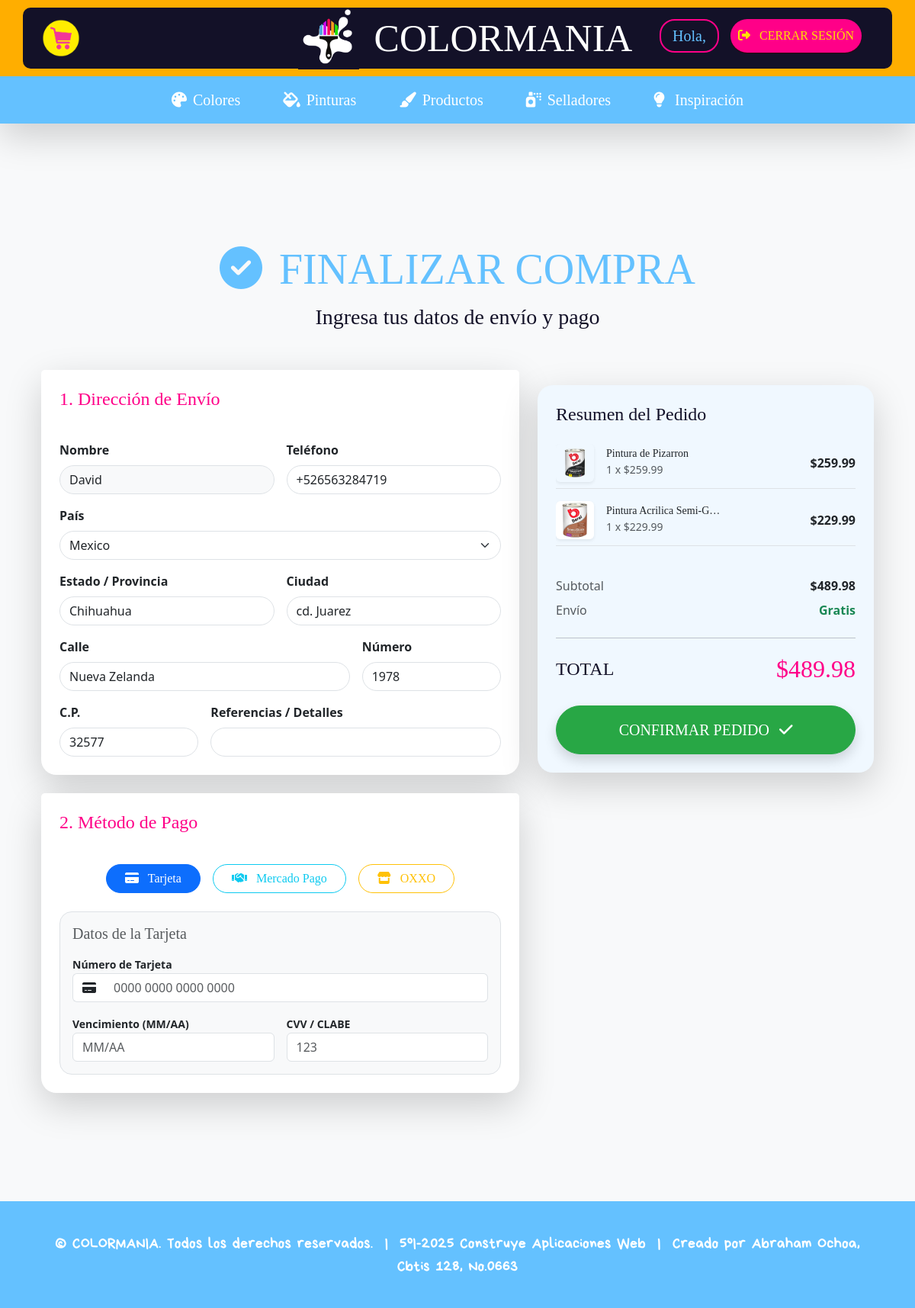
Page /realizar-pedido/ (signed in) on the committed database.
### colormania/models.py (models this page shows, shortened)
class Usuario(models.Model):
    nombre = models.CharField(max_length=50)
    apellido = models.CharField(max_length=50)
    email = models.EmailField(max_length=100)
    telefono = models.CharField(max_length=15)
    contraseña = models.CharField(max_length=128)
    pais = models.CharField(max_length=30, choices=[
        ('MEXICO', 'Mexico'),
        ('ESTADOS UNIDOS', 'Estados Unidos'),
        ('GUATEMALA', 'Guatemala'),
        ('EL SALVADOR', 'El Salvador'),
        ('HONDURAS', 'Honduras'),
        ('COSTA RICA', 'Costa Rica'),
        ('PANAMA', 'Panama'),
    ])
    estado = models.CharField(max_length=50)
    ciudad = models.CharField(max_length=50)
    codigo_postal = models.CharField(max_length=10)
    calle = models.CharField(max_length=50)
    num_domicilio = models.CharField(max_length=10)
    detalles = models.CharField(max_length=250, default='INFORMACION DEL DOMICILIO')
    class Meta:
        verbose_name = "Usuario"
        verbose_name_plural = "Usuarios"

class ItemCarrito(models.Model):
    carrito = models.ForeignKey(Carrito, on_delete=models.CASCADE, related_name='items')
    producto = models.ForeignKey(Producto, on_delete=models.SET_NULL, null=True, blank=True)
    sellador = models.ForeignKey(Sellador, on_delete=models.SET_NULL, null=True, blank=True)
    personalizado = models.ForeignKey(Personalizado, on_delete=models.SET_NULL, null=True, blank=True)
    cantidad = models.PositiveIntegerField(default=1, validators=[MinValueValidator(1)])
    @property
    def objeto_relacionado(self):
        if self.producto: return self.producto
        if self.sellador: return self.sellador
        if self.personalizado: return self.personalizado
        return None
    @property
    def precio_unitario(self):
        obj = self.objeto_relacionado
        return obj.precio if obj else Decimal(0)
    @property
    def subtotal(self):
        return self.precio_unitario * self.cantidad
    class Meta:
        verbose_name = "Item del Carrito"
        verbose_name_plural = "Items del Carrito"

class Producto(models.Model):
    nombre = models.CharField(max_length=100)
    foto_producto = models.ImageField(upload_to='img_productos/', blank=True, null=True)
    descripcion = models.CharField(max_length=250)
    precio = models.DecimalField(max_digits=20, decimal_places=2)
    stock = models.IntegerField()
    class Meta:
        verbose_name = "Producto"
        verbose_name_plural = "Productos"

class Personalizado(models.Model):
    pintura = models.ForeignKey(Pintura, on_delete=models.CASCADE, related_name='personalizados')
    color = models.CharField(max_length=50)
    usuario = models.ForeignKey('Usuario', on_delete=models.CASCADE, null=True, blank=True)
    @property
    def precio(self):
        return self.pintura.precio
    class Meta:
        verbose_name = "Personalizado"
        verbose_name_plural = "Personalizados"
        ordering = ['-id']

class Pintura(models.Model):
    nombre = models.CharField(max_length=100)
    foto_pintura = models.ImageField(upload_to='img_pinturas/', blank=True, null=True)
    descripcion = models.CharField(max_length=250)
    precio = models.DecimalField(max_digits=20, decimal_places=2)
    stock = models.IntegerField()
    class Meta:
        verbose_name = "Pintura"
        verbose_name_plural = "Pinturas"

class Carrito(models.Model):
    usuario = models.OneToOneField('Usuario', on_delete=models.CASCADE, related_name='carrito')
    creado_en = models.DateTimeField(auto_now_add=True)
    actualizado_en = models.DateTimeField(auto_now=True)
    @property
    def total(self):
        total = sum(item.subtotal for item in self.items.all())
        return total
    class Meta:
        verbose_name = "Carrito"
        verbose_name_plural = "Carritos"

### colormania/views.py (the view, shortened to what this page needs)
# urls.py: path('realizar-pedido/', views.realizar_pedido, name='realizar_pedido'),
def realizar_pedido(request):
    usuario = _get_usuario(request)
    if not usuario:
        messages.error(request, "Debes iniciar sesión para finalizar la compra.")
        return redirect('login_usuario')
    try:
        carrito = Carrito.objects.get(usuario=usuario)
        if not carrito.items.exists():
            messages.error(request, "Tu carrito está vacío.")
            return redirect('ver_productos')
    except Carrito.DoesNotExist:
        return redirect('ver_productos')
    paises_choices = Usuario._meta.get_field('pais').choices
    return render(request, 'colormania/user/realizar_pedido.html', {
        'usuario': usuario,
        'carrito': carrito,
        'paises_choices': paises_choices
    })

### colormania/views.py (called while the page is built)
def _get_usuario(request):
    usuario_id = request.session.get('usuario_id')
    if not usuario_id: return None
    try:
        return Usuario.objects.get(id=usuario_id)
    except Usuario.DoesNotExist:
        return None

### colormania/templates/colormania/user/realizar_pedido.html (shortened to what this page needs)
{% extends 'colormania/base.html' %}
{% load static %}
{% block content %}
<div class="container py-5 mt-5">
    <div class="text-center mb-5">
        <h1 class="bobby display-4" style="color: #64c1ff;">
            <i class="fas fa-check-circle me-2"></i> FINALIZAR COMPRA
        </h1>
        <p class="lead bobby fs-3" style="color: #131128;">
            Ingresa tus datos de envío y pago
        </p>
    </div>
    <form method="POST" action="">
        <div class="row">
            <div class="col-lg-7 mb-4">
                <div class="card shadow-lg border-0 mb-4" style="border-radius: 20px;">
                    <div class="card-header bg-white border-0 pt-4 px-4">
                        <h4 class="bobby" style="color: #ff0088;">1. Dirección de Envío</h4>
                    </div>
                    <div class="card-body p-4">
                        <div class="row g-3">
                            <div class="col-md-6">
                                <label class="form-label fw-bold">Nombre</label>
                                <input type="text" class="form-control rounded-pill bg-light" value="{{ usuario.nombre }}" readonly>
                            </div>
                            <div class="col-md-6">
                                <label class="form-label fw-bold">Teléfono</label>
                                <input type="text" name="telefono" class="form-control rounded-pill" value="{{ usuario.telefono }}" required>
                            </div>
                            <div class="col-md-12">
                                <label class="form-label fw-bold">País</label>
                                <select name="pais" class="form-select rounded-pill">
                                    {% for codigo, nombre in paises_choices %}
                                        <option value="{{ codigo }}" {% if usuario.pais == codigo %}selected{% endif %}>{{ nombre }}</option>
                                    {% endfor %}
                                </select>
                            </div>
                            <div class="col-md-6">
                                <label class="form-label fw-bold">Estado / Provincia</label>
                                <input type="text" name="estado" class="form-control rounded-pill" value="{{ usuario.estado }}" required>
                            </div>
                            <div class="col-md-6">
                                <label class="form-label fw-bold">Ciudad</label>
                                <input type="text" name="ciudad" class="form-control rounded-pill" value="{{ usuario.ciudad }}" required>
                            </div>
                            <div class="col-md-8">
                                <label class="form-label fw-bold">Calle</label>
                                <input type="text" name="calle" class="form-control rounded-pill" value="{{ usuario.calle }}" required>
                            </div>
                            <div class="col-md-4">
                                <label class="form-label fw-bold">Número</label>
                                <input type="text" name="num_domicilio" class="form-control rounded-pill" value="{{ usuario.num_domicilio }}" required>
                            </div>
                            <div class="col-md-4">
                                <label class="form-label fw-bold">C.P.</label>
                                <input type="text" name="codigo_postal" class="form-control rounded-pill" value="{{ usuario.codigo_postal }}" required>
                            </div>
                            <div class="col-md-8">
                                <label class="form-label fw-bold">Referencias / Detalles</label>
                                <input type="text" name="detalles" class="form-control rounded-pill" value="{{ usuario.detalles }}">
                            </div>
                        </div>
                    </div>
                </div>
                <div class="card shadow-lg border-0" style="border-radius: 20px;">
                    <div class="card-header bg-white border-0 pt-4 px-4">
                        <h4 class="bobby" style="color: #ff0088;">2. Método de Pago</h4>
                    </div>
                    <div class="card-body p-4">
                        <div class="d-flex gap-3 justify-content-center mb-4 flex-wrap">
                            <label class="btn btn-outline-primary rounded-pill px-4 bobby" for="pago_tarjeta">
                                <i class="fas fa-credit-card me-2"></i> Tarjeta
                            </label>
                            <label class="btn btn-outline-info rounded-pill px-4 bobby" for="pago_mercadopago">
                                <i class="fas fa-handshake me-2"></i> Mercado Pago
                            </label>
                            <label class="btn btn-outline-warning rounded-pill px-4 bobby" for="pago_oxxo">
                                <i class="fas fa-store me-2"></i> OXXO
                            </label>
                        </div>
                        <div id="seccion-tarjeta" class="bg-light p-3 rounded-4 border">
                            <h5 class="bobby mb-3 text-muted">Datos de la Tarjeta</h5>
                            <div class="row g-3">
                                <div class="col-12">
                                    <label class="small fw-bold">Número de Tarjeta</label>
                                    <div class="input-group">
                                        <span class="input-group-text bg-white border-end-0"><i class="fas fa-credit-card"></i></span>
                                        <input type="text" name="numero_tarjeta" class="form-control border-start-0" placeholder="0000 0000 0000 0000" maxlength="19">
                                    </div>
                                </div>
                                <div class="col-6">
                                    <label class="small fw-bold">Vencimiento (MM/AA)</label>
                                    <input type="text" name="fecha_vencimiento" class="form-control" placeholder="MM/AA" maxlength="5">
                                </div>
                                <div class="col-6">
                                    <label class="small fw-bold">CVV / CLABE</label>
                                    <input type="password" name="clabe" class="form-control" placeholder="123" maxlength="4">
                                </div>
                            </div>
                        </div>
                    </div>
                </div>
            </div>
            <div class="col-lg-5">
                <div class="card shadow-lg border-0" style="top: 20px; border-radius: 20px; background-color: #f0f8ff;">
                    <div class="card-body p-4">
                        <h4 class="bobby mb-4" style="color: #131128;">Resumen del Pedido</h4>
                        <div class="mb-4" style="max-height: 300px; overflow-y: auto;">
                            {% for item in carrito.items.all %}
                            <div class="d-flex align-items-center mb-3 border-bottom pb-2">
                                <div class="me-3">
                                    {% if item.producto %}
                                        <img src="{{ item.producto.foto_producto.url }}" class="rounded shadow-sm" width="50" height="50" style="object-fit: cover;">
                                    {% elif item.sellador %}
                                        <img src="{{ item.sellador.foto_sellador.url }}" class="rounded shadow-sm" width="50" height="50" style="object-fit: cover;">
                                    {% elif item.personalizado %}
                                        <img src="{{ item.personalizado.pintura.foto_pintura.url }}" class="rounded shadow-sm" width="50" height="50" style="object-fit: cover;">
                                    {% endif %}
                                </div>
                                <div class="flex-grow-1">
                                    <h6 class="mb-0 bobby small text-truncate" style="max-width: 150px;">
                                        {% if item.producto %}{{ item.producto.nombre }}
                                        {% elif item.sellador %}{{ item.sellador.nombre }}
                                        {% elif item.personalizado %}{{ item.personalizado.pintura.nombre }} ({{ item.personalizado.color }})
                                        {% endif %}
                                    </h6>
                                    <small class="text-muted">{{ item.cantidad }} x ${{ item.precio_unitario }}</small>
                                </div>
                                <div class="fw-bold text-end">
                                    ${{ item.subtotal }}
                                </div>
                            </div>
                            {% endfor %}
                        </div>
                        <div class="d-flex justify-content-between mb-2">
                            <span class="text-muted">Subtotal</span>
                            <span class="fw-bold">${{ carrito.total }}</span>
                        </div>
                        <div class="d-flex justify-content-between mb-4">
                            <span class="text-muted">Envío</span>
                            <span class="text-success fw-bold">Gratis</span>
                        </div>
                        <hr>
                        <div class="d-flex justify-content-between mb-4 align-items-center">
                            <span class="fs-4 bobby" style="color: #131128;">TOTAL</span>
                            <span class="fs-2 bobby" style="color: #ff0088;">${{ carrito.total }}</span>
                        </div>
                        <button type="submit" class="btn btn-success w-100 btn-lg rounded-pill shadow bobby py-3 transform-hover">
                            CONFIRMAR PEDIDO <i class="fas fa-check ms-2"></i>
                        </button>
                    </div>
                </div>
            </div>
        </div>
    </form>
</div>
{% endblock %}

### rows in the picture
Usuario: nombre "David", telefono "+526563284719", pais "Mexico", estado "Chihuahua", ciudad "cd. Juarez", calle "Nueva Zelanda", num_domicilio "1978", codigo_postal "32577"
ItemCarrito: producto.foto_producto (picture), producto.nombre "Pintura de Pizarron", cantidad "1", precio_unitario "259.99", subtotal "259.99"
ItemCarrito: personalizado.pintura.foto_pintura (picture), personalizado.pintura.nombre "Pintura Acrilica Semi-G…", cantidad "1", precio_unitario "229.99", subtotal "229.99"
Carrito: total "489.98"
